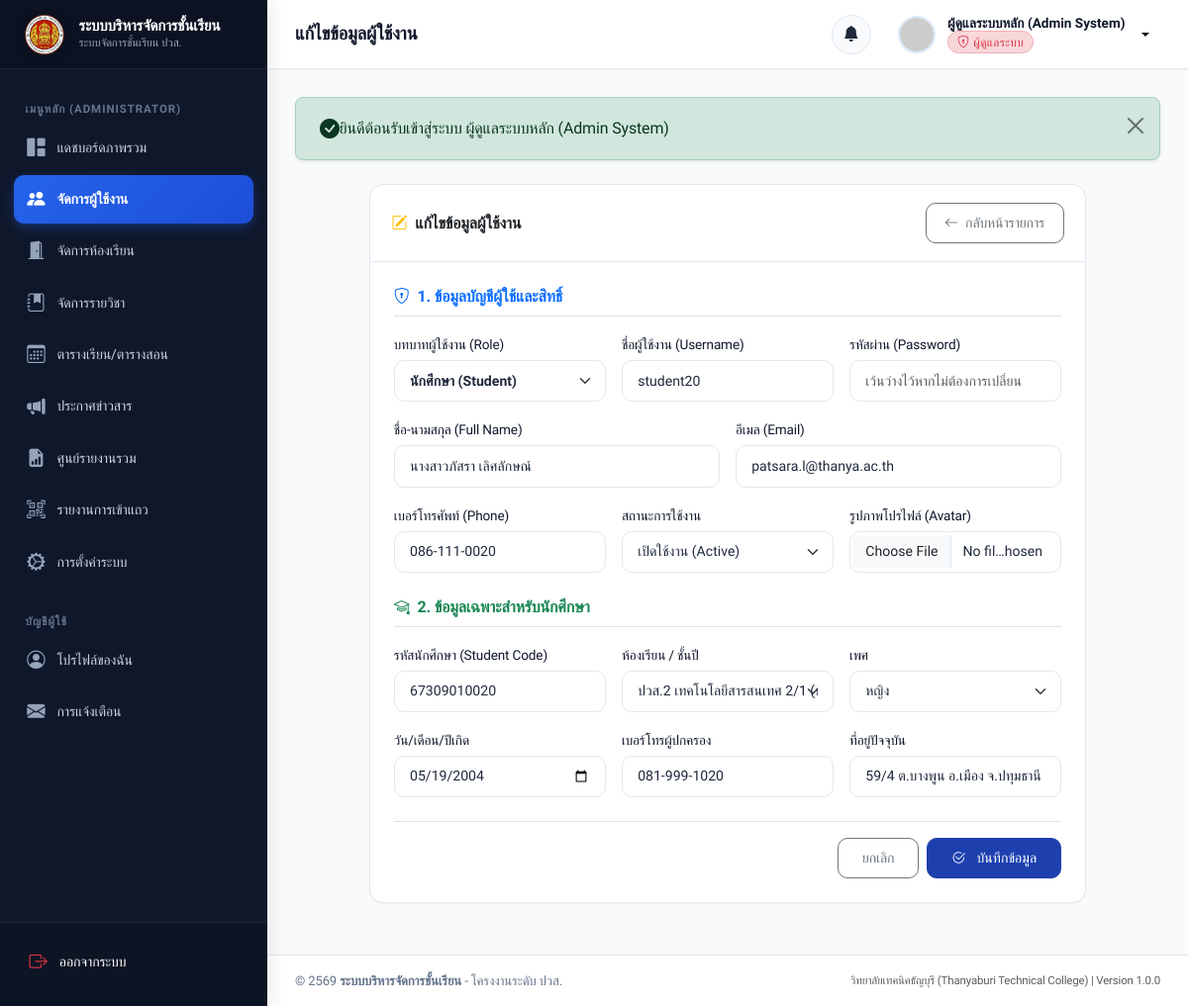
The app's page /admin/user-form.php?id=24 (signed in) with its own data.
### tables this page shows
CREATE TABLE `users` (
  `id` INT AUTO_INCREMENT PRIMARY KEY,
  `username` VARCHAR(50) NOT NULL UNIQUE,
  `password` VARCHAR(255) NOT NULL,
  `role` ENUM('admin', 'teacher', 'student') NOT NULL DEFAULT 'student',
  `email` VARCHAR(100) NOT NULL UNIQUE,
  `full_name` VARCHAR(100) NOT NULL,
  `phone` VARCHAR(20) DEFAULT NULL,
  `avatar` VARCHAR(255) DEFAULT NULL,
  `status` ENUM('active', 'inactive') NOT NULL DEFAULT 'active',
  `created_at` DATETIME NOT NULL DEFAULT CURRENT_TIMESTAMP,
  `updated_at` DATETIME NOT NULL DEFAULT CURRENT_TIMESTAMP ON UPDATE CURRENT_TIMESTAMP,
  INDEX `idx_users_role` (`role`),
  INDEX `idx_users_status` (`status`)
);

CREATE TABLE `students` (
  `id` INT AUTO_INCREMENT PRIMARY KEY,
  `user_id` INT NOT NULL UNIQUE,
  `student_code` VARCHAR(20) NOT NULL UNIQUE,
  `classroom_id` INT NOT NULL,
  `gender` ENUM('male', 'female', 'other') DEFAULT 'male',
  `birth_date` DATE DEFAULT NULL,
  `address` TEXT DEFAULT NULL,
  `parent_name` VARCHAR(100) DEFAULT NULL,
  `parent_phone` VARCHAR(20) DEFAULT NULL,
  `created_at` DATETIME NOT NULL DEFAULT CURRENT_TIMESTAMP,
  `updated_at` DATETIME NOT NULL DEFAULT CURRENT_TIMESTAMP ON UPDATE CURRENT_TIMESTAMP,
  CONSTRAINT `fk_students_user` FOREIGN KEY (`user_id`) REFERENCES `users` (`id`) ON DELETE CASCADE,
  CONSTRAINT `fk_students_classroom` FOREIGN KEY (`classroom_id`) REFERENCES `classrooms` (`id`) ON DELETE RESTRICT,
  INDEX `idx_students_code` (`student_code`),
  INDEX `idx_students_classroom` (`classroom_id`)
);

CREATE TABLE `classrooms` (
  `id` INT AUTO_INCREMENT PRIMARY KEY,
  `name` VARCHAR(100) NOT NULL,
  `level` VARCHAR(20) NOT NULL,
  `department` VARCHAR(100) NOT NULL DEFAULT 'แผนกวิชาเทคโนโลยีสารสนเทศ',
  `academic_year` VARCHAR(10) NOT NULL DEFAULT '2567',
  `homeroom_teacher_id` INT DEFAULT NULL,
  `description` VARCHAR(255) DEFAULT NULL,
  `created_at` DATETIME NOT NULL DEFAULT CURRENT_TIMESTAMP,
  `updated_at` DATETIME NOT NULL DEFAULT CURRENT_TIMESTAMP ON UPDATE CURRENT_TIMESTAMP
);

### admin/user-form.php (the view, shortened to what this page needs)
<?php
require_once __DIR__ . '/../includes/csrf.php';
require_once __DIR__ . '/../includes/functions.php';
$userId = isset($_GET['id']) ? (int)$_GET['id'] : 0;
$isEdit = $userId > 0;
$pageTitle = $isEdit ? 'แก้ไขข้อมูลผู้ใช้งาน' : 'เพิ่มผู้ใช้งานใหม่';
$classrooms = $pdo->query("SELECT id, name, level FROM classrooms ORDER BY level ASC, name ASC")->fetchAll();
$formData = [
    'username'     => '',
    'full_name'    => '',
    'email'        => '',
    'phone'        => '',
    'role'         => 'student',
    'status'       => 'active',
    'avatar'       => null,
    'student_code' => '',
    'classroom_id' => '',
    'gender'       => 'male',
    'birth_date'   => '',
    'address'      => '',
    'parent_phone' => '',
    'teacher_code' => '',
    'department'   => 'แผนกวิชาเทคโนโลยีสารสนเทศ',
    'position'     => 'ครูผู้ช่วย'
];
if ($isEdit) {
    $stmt = $pdo->prepare("
        SELECT u.*,
               s.student_code, s.classroom_id, s.gender, s.birth_date, s.address, s.parent_phone,
               t.teacher_code, t.department, t.position
        FROM users u
        LEFT JOIN students s ON u.id = s.user_id
        LEFT JOIN teachers t ON u.id = t.user_id
        WHERE u.id = ?
    ");
    $stmt->execute([$userId]);
    $existing = $stmt->fetch();
    $formData = array_merge($formData, $existing);
}
require_once __DIR__ . '/../includes/header.php';
require_once __DIR__ . '/../includes/sidebar.php';
require_once __DIR__ . '/../includes/navbar.php';
?>
<div class="row justify-content-center">
    <div class="col-lg-10">
        <div class="card">
            <div class="card-header">
                <h5 class="card-title mb-0">
                    <i class="bi <?= $isEdit ? 'bi-pencil-square text-warning' : 'bi-person-plus text-primary' ?>"></i>
                    <?= $pageTitle ?>
                </h5>
                <a href="<?= BASE_URL ?>admin/users.php" class="btn btn-sm btn-outline-secondary">
                    <i class="bi bi-arrow-left"></i> กลับหน้ารายการ
                </a>
            </div>
            <div class="card-body p-4">
                <form action="" method="POST" enctype="multipart/form-data" autocomplete="off">
                    <h6 class="fw-bold text-primary mb-3 pb-2 border-bottom">
                        <i class="bi bi-shield-lock me-1"></i> 1. ข้อมูลบัญชีผู้ใช้และสิทธิ์
                    </h6>
                    <div class="row g-3 mb-4">
                        <div class="col-md-4">
                            <label class="form-label required">บทบาทผู้ใช้งาน (Role)</label>
                            <select name="role" id="roleSelect" class="form-select fw-semibold" required onchange="toggleRoleSections()">
                                <option value="student" <?= $formData['role'] === 'student' ? 'selected' : '' ?>>นักศึกษา (Student)</option>
                            </select>
                        </div>
                        <div class="col-md-4">
                            <label class="form-label required">ชื่อผู้ใช้งาน (Username)</label>
                            <input type="text" name="username" class="form-control" value="<?= htmlspecialchars($formData['username']) ?>" required placeholder="ภาษาอังกฤษหรือตัวเลข">
                        </div>
                        <div class="col-md-4">
                            <label class="form-label <?= !$isEdit ? 'required' : '' ?>">รหัสผ่าน (Password)</label>
                            <input type="password" name="password" class="form-control" placeholder="<?= $isEdit ? 'เว้นว่างไว้หากไม่ต้องการเปลี่ยน' : 'รหัสผ่านอย่างน้อย 6 ตัวอักษร' ?>">
                        </div>
                        <div class="col-md-6">
                            <label class="form-label required">ชื่อ-นามสกุล (Full Name)</label>
                            <input type="text" name="full_name" class="form-control" value="<?= htmlspecialchars($formData['full_name']) ?>" required placeholder="เช่น นายสมชาย สุขเกษม">
                        </div>
                        <div class="col-md-6">
                            <label class="form-label required">อีเมล (Email)</label>
                            <input type="email" name="email" class="form-control" value="<?= htmlspecialchars($formData['email']) ?>" required placeholder="example@thanya.ac.th">
                        </div>
                        <div class="col-md-4">
                            <label class="form-label">เบอร์โทรศัพท์ (Phone)</label>
                            <input type="text" name="phone" class="form-control" value="<?= htmlspecialchars($formData['phone'] ?? '') ?>" placeholder="08x-xxx-xxxx">
                        </div>
                        <div class="col-md-4">
                            <label class="form-label">สถานะการใช้งาน</label>
                            <select name="status" class="form-select">
                                <option value="active" <?= $formData['status'] === 'active' ? 'selected' : '' ?>>เปิดใช้งาน (Active)</option>
                            </select>
                        </div>
                        <div class="col-md-4">
                            <label class="form-label">รูปภาพโปรไฟล์ (Avatar)</label>
                            <input type="file" name="avatar" class="form-control" accept="image/*">
                        </div>
                    </div>
                    <div id="studentSection" class="role-section mb-4">
                        <h6 class="fw-bold text-success mb-3 pb-2 border-bottom">
                            <i class="bi bi-mortarboard me-1"></i> 2. ข้อมูลเฉพาะสำหรับนักศึกษา
                        </h6>
                        <div class="row g-3">
                            <div class="col-md-4">
                                <label class="form-label required">รหัสนักศึกษา (Student Code)</label>
                                <input type="text" name="student_code" class="form-control" value="<?= htmlspecialchars($formData['student_code'] ?? '') ?>" placeholder="เช่น 67309010001">
                            </div>
                            <div class="col-md-4">
                                <label class="form-label required">ห้องเรียน / ชั้นปี</label>
                                <select name="classroom_id" class="form-select">
                                    <?php foreach ($classrooms as $c): ?>
                                        <option value="<?= $c['id'] ?>" <?= ($formData['classroom_id'] == $c['id']) ? 'selected' : '' ?>>
                                            <?= htmlspecialchars($c['name']) ?> (<?= htmlspecialchars($c['level']) ?>)
                                        </option>
                                    <?php endforeach; ?>
                                </select>
                            </div>
                            <div class="col-md-4">
                                <label class="form-label">เพศ</label>
                                <select name="gender" class="form-select">
                                    <option value="female" <?= ($formData['gender'] ?? '') === 'female' ? 'selected' : '' ?>>หญิง</option>
                                </select>
                            </div>
                            <div class="col-md-4">
                                <label class="form-label">วัน/เดือน/ปีเกิด</label>
                                <input type="date" name="birth_date" class="form-control" value="<?= htmlspecialchars($formData['birth_date'] ?? '') ?>">
                            </div>
                            <div class="col-md-4">
                                <label class="form-label">เบอร์โทรผู้ปกครอง</label>
                                <input type="text" name="parent_phone" class="form-control" value="<?= htmlspecialchars($formData['parent_phone'] ?? '') ?>" placeholder="08x-xxx-xxxx">
                            </div>
                            <div class="col-md-4">
                                <label class="form-label">ที่อยู่ปัจจุบัน</label>
                                <input type="text" name="address" class="form-control" value="<?= htmlspecialchars($formData['address'] ?? '') ?>" placeholder="บ้านเลขที่ ตำบล อำเภอ จังหวัด">
                            </div>
                        </div>
                    </div>
                    <div class="d-flex justify-content-end gap-2 pt-3 border-top">
                        <a href="<?= BASE_URL ?>admin/users.php" class="btn btn-outline-secondary px-4">ยกเลิก</a>
                        <button type="submit" class="btn btn-primary px-4">
                            <i class="bi bi-check2-circle me-1"></i> บันทึกข้อมูล
                        </button>
                    </div>
                </form>
            </div>
        </div>
    </div>
</div>
<?php require_once __DIR__ . '/../includes/footer.php'; ?>

### assets/css/style.css (style rules this page uses)
:root { --primary: #1e40af; --primary-hover: #1d4ed8; --primary-light: #eff6ff; --primary-rgb: 30, 64, 175; --secondary: #475569; --accent: #3b82f6; --accent-light: #dbeafe; --success: #10b981; --success-light: #ecfdf5; --warning: #f59e0b; --warning-light: #fffbeb; --danger: #ef4444; --danger-light: #fef2f2; --info: #06b6d4; --info-light: #ecfeff; --dark: #0f172a; --dark-surface: #1e293b; --light-bg: #f8fafc; --card-bg: #ffffff; --border-color: #e2e8f0; --border-focus: #93c5fd; --text-main: #1e293b; --text-muted: #64748b; --text-light: #94a3b8; --sidebar-width: 270px; --topbar-height: 70px; --radius-sm: 0.375rem; --radius-md: 0.625rem; --radius-lg: 0.875rem; --radius-xl: 1.25rem; --shadow-sm: 0 1px 2px 0 rgb(0 0 0 / 0.05); --shadow-md: 0 4px 6px -1px rgb(0 0 0 / 0.07), 0 2px 4px -2px rgb(0 0 0 / 0.05); --shadow-lg: 0 10px 15px -3px rgb(0 0 0 / 0.08), 0 4px 6px -4px rgb(0 0 0 / 0.04); --shadow-xl: 0 20px 25px -5px rgb(0 0 0 / 0.1), 0 8px 10px -6px rgb(0 0 0 / 0.05); --transition: all 0.2s cubic-bezier(0.4, 0, 0.2, 1); }
* { box-sizing: border-box; }
body { font-family: 'Prompt', -apple-system, BlinkMacSystemFont, 'Segoe UI', Roboto, sans-serif; background-color: var(--light-bg); color: var(--text-main); min-height: 100vh; margin: 0; display: flex; flex-direction: column; overflow-x: hidden; letter-spacing: -0.01em; }
h1, h2, h3, h4, h5, h6 { color: var(--dark); font-weight: 600; line-height: 1.35; }
a { color: var(--primary); text-decoration: none; transition: var(--transition); }
.card { background-color: var(--card-bg); border: 1px solid var(--border-color); border-radius: var(--radius-lg); box-shadow: var(--shadow-sm); transition: var(--transition); margin-bottom: 1.5rem; }
.card-header { background-color: transparent; border-bottom: 1px solid var(--border-color); padding: 1.15rem 1.35rem; display: flex; align-items: center; justify-content: space-between; font-weight: 600; }
.card-header .card-title { margin: 0; font-size: 1rem; font-weight: 600; display: flex; align-items: center; gap: 0.5rem; }
.card-body { padding: 1.35rem; }
.btn { font-family: inherit; font-weight: 500; padding: 0.55rem 1.15rem; border-radius: var(--radius-md); transition: var(--transition); display: inline-flex; align-items: center; justify-content: center; gap: 0.45rem; font-size: 0.88rem; }
.btn-primary { background-color: var(--primary); border-color: var(--primary); }
.form-control, .form-select { font-family: inherit; border: 1px solid var(--border-color); border-radius: var(--radius-md); padding: 0.6rem 0.95rem; font-size: 0.88rem; color: var(--text-main); background-color: #ffffff; transition: var(--transition); }
.form-label { font-size: 0.85rem; font-weight: 500; color: var(--dark); margin-bottom: 0.35rem; }

### records on screen
users: role "นักศึกษา (Student)", status "เปิดใช้งาน (Active)"
students: username "student20", full_name "นางสาวภัสรา เลิศลักษณ์", email "patsara.l@thanya.ac.th", phone "086-111-0020", student_code "67309010020", classroom_id "ปวส.2 เทคโนโลยีสารสนเทศ 2/1 (ปวส.2)", gender "หญิง", birth_date "05/19/2004", parent_phone "081-999-1020", address "59/4 ต.บางพูน อ.เมือง จ.ปทุมธานี"

### other values on screen
APP_NAME "ระบบบริหารจัดการชั้นเรียน"
$pageTitle "แก้ไขข้อมูลผู้ใช้งาน"
$currentUser['full_name'] "ผู้ดูแลระบบหลัก (Admin System)"
$msg "ยินดีต้อนรับเข้าสู่ระบบ ผู้ดูแลระบบหลัก (Admin System)"
APP_SUBTITLE "วิทยาลัยเทคนิคธัญบุรี (Thanyaburi Technical College)"
APP_VERSION "1.0.0"
